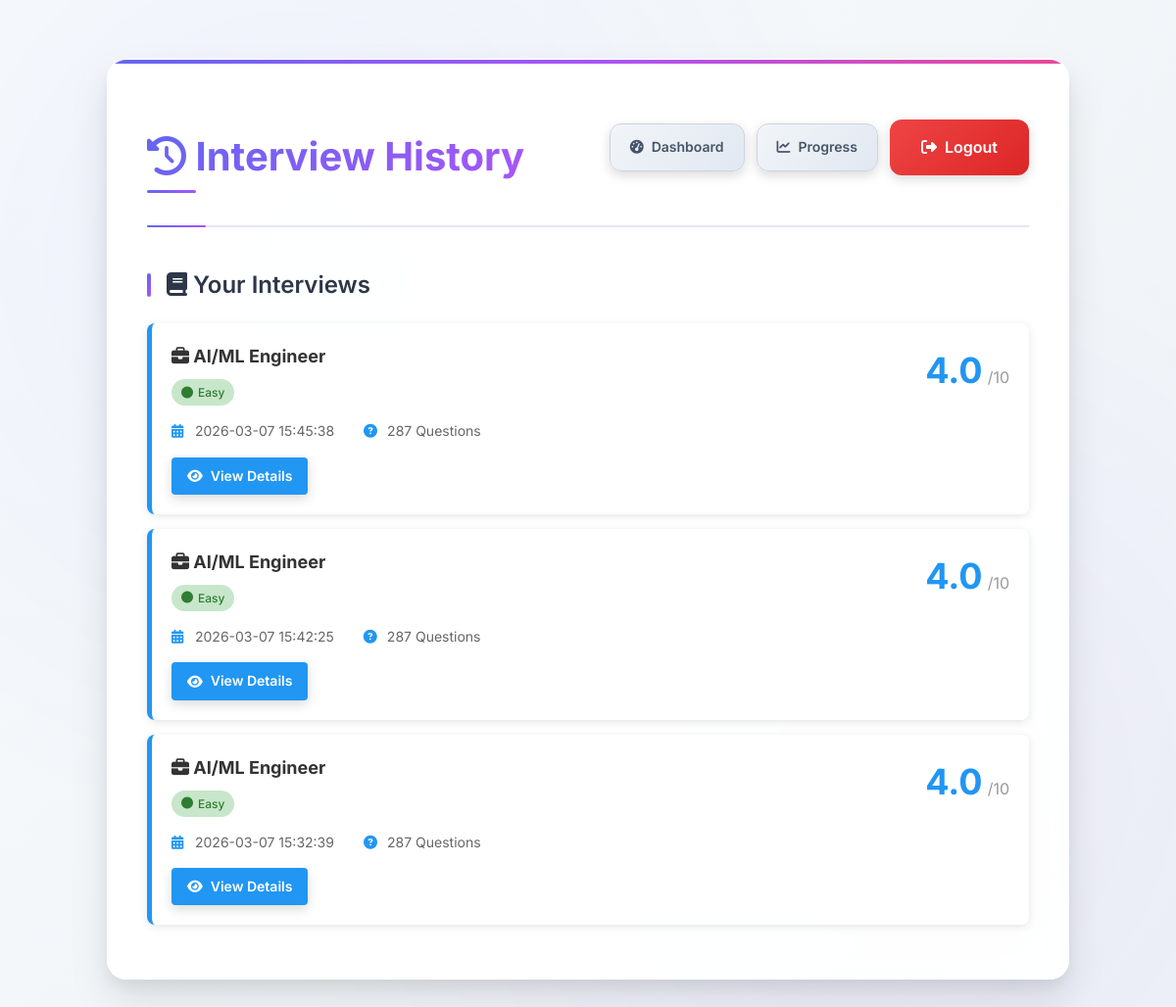
The page /interview_history (signed in) on the database its author committed.
### tables this page shows
CREATE TABLE interviews (
            id INTEGER PRIMARY KEY AUTOINCREMENT,
            user_id INTEGER NOT NULL,
            role TEXT NOT NULL,
            difficulty TEXT NOT NULL,
            timestamp DATETIME DEFAULT CURRENT_TIMESTAMP,
            questions TEXT,
            answers TEXT,
            scores TEXT,
            feedback TEXT,
            overall_score REAL,
            FOREIGN KEY(user_id) REFERENCES users(id)
        );

### app.py (the view)
@app.route('/interview_history')
@login_required
def interview_history():
    interviews = database.get_interviews(current_user.id)
    return render_template('interview_history.html', name=current_user.name, interviews=interviews)

### app.py (called while the page is built)
@login_manager.user_loader
def load_user(user_id):
    try:
        row = database.get_user_by_id(int(user_id))
    except Exception:
        return None
    if row:
        return User(row['id'], row['name'], row['email'], row['password_hash'])
    return None

### database.py (called while the page is built)
def get_db():
    conn = sqlite3.connect(DB_PATH)
    conn.row_factory = sqlite3.Row
    return conn

def get_user_by_id(user_id: int):
    conn = get_db()
    c = conn.cursor()
    c.execute('SELECT * FROM users WHERE id = ?', (user_id,))
    return c.fetchone()

def get_interviews(user_id: int):
    conn = get_db()
    c = conn.cursor()
    c.execute('SELECT * FROM interviews WHERE user_id = ? ORDER BY timestamp DESC', (user_id,))
    return c.fetchall()

### templates/interview_history.html (shortened to what this page needs)
<!DOCTYPE html>
<html lang="en">
<head>
    <link rel="stylesheet" href="{{ url_for('static', filename='style.css') }}">
    <link rel="stylesheet" href="https://cdnjs.cloudflare.com/ajax/libs/font-awesome/6.4.0/css/all.min.css">
</head>
<body>
    <div class="container">
        <header>
            <h1><i class="fas fa-history"></i> Interview History</h1>
            <nav class="nav-links">
                <a href="{{ url_for('dashboard') }}" class="btn nav-btn">
                    <i class="fas fa-tachometer-alt"></i> Dashboard
                </a>
                <a href="{{ url_for('view_progress') }}" class="btn nav-btn">
                    <i class="fas fa-chart-line"></i> Progress
                </a>
                <a href="{{ url_for('logout') }}" class="btn logout-btn">
                    <i class="fas fa-sign-out-alt"></i> Logout
                </a>
            </nav>
        </header>
        <div class="history-container">
            {% if interviews %}
                <div class="history-list">
                    <h2><i class="fas fa-book"></i> Your Interviews</h2>
                    {% for interview in interviews %}
                        <div class="history-item">
                            <div class="history-header">
                                <div class="history-title">
                                    <h3><i class="fas fa-briefcase"></i> {{ interview.role }}</h3>
                                    <p class="difficulty">
                                        {% if interview.difficulty == 'Easy' %}
                                            <span class="badge easy"><i class="fas fa-circle"></i> Easy</span>
                                        {% elif interview.difficulty == 'Medium' %}
                                            <span class="badge medium"><i class="fas fa-circle"></i> Medium</span>
                                        {% else %}
                                            <span class="badge hard"><i class="fas fa-circle"></i> Hard</span>
                                        {% endif %}
                                    </p>
                                </div>
                                <div class="history-score">
                                    <div class="score-display">
                                        <span class="score">{{ "%.1f"|format(interview.overall_score) }}</span>
                                        <span class="out-of">/10</span>
                                    </div>
                                </div>
                            </div>
                            <div class="history-details">
                                <div class="detail-item">
                                    <i class="fas fa-calendar-alt"></i>
                                    <span>{{ interview.timestamp }}</span>
                                </div>
                                <div class="detail-item">
                                    <i class="fas fa-question-circle"></i>
                                    <span>{{ (interview.questions | length) if interview.questions else 'N/A' }} Questions</span>
                                </div>
                            </div>
                            <div class="history-actions">
                                <a href="{{ url_for('interview_details', interview_id=interview.id) }}" class="btn view-btn">
                                    <i class="fas fa-eye"></i> View Details
                                </a>
                            </div>
                        </div>
                    {% endfor %}
                </div>
            {% endif %}
        </div>
    </div>
</body>
</html>

### static/style.css (style rules this page uses)
body { font-family: 'Inter', 'Segoe UI', Tahoma, Geneva, Verdana, sans-serif; line-height: 1.6; color: #2d3748; background: linear-gradient(135deg, #f7fafc 0%, #edf2f7 100%); min-height: 100vh; margin: 0; padding: 0; position: relative; }
body::before { content: ''; position: fixed; top: 0; left: 0; width: 100%; height: 100%; background-image: radial-gradient(circle at 25% 25%, rgba(99, 102, 241, 0.05) 0%, transparent 50%), radial-gradient(circle at 75% 75%, rgba(168, 85, 247, 0.05) 0%, transparent 50%); pointer-events: none; z-index: -1; }
.container { max-width: 900px; margin: 0 auto; padding: 40px; background: rgba(255, 255, 255, 0.95); backdrop-filter: blur(10px); border-radius: 20px; box-shadow: 0 20px 40px rgba(0, 0, 0, 0.1), 0 8px 16px rgba(0, 0, 0, 0.06), inset 0 1px 0 rgba(255, 255, 255, 0.8); margin-top: 60px; margin-bottom: 60px; border: 1px solid rgba(255, 255, 255, 0.2); position: relative; overflow: hidden; }
.container::before { content: ''; position: absolute; top: 0; left: 0; right: 0; height: 4px; background: linear-gradient(90deg, #6366f1, #a855f7, #ec4899); }
header { display: flex; justify-content: space-between; align-items: center; margin-bottom: 40px; border-bottom: 2px solid #e2e8f0; padding-bottom: 30px; position: relative; }
header::after { content: ''; position: absolute; bottom: -2px; left: 0; width: 60px; height: 2px; background: linear-gradient(90deg, #6366f1, #a855f7); border-radius: 1px; }
h1 { color: #1a202c; margin-bottom: 8px; font-weight: 700; font-size: 2.5rem; background: linear-gradient(135deg, #6366f1, #a855f7); -webkit-background-clip: text; -webkit-text-fill-color: transparent; background-clip: text; position: relative; }
h1::after { content: ''; position: absolute; bottom: -5px; left: 0; width: 50px; height: 3px; background: linear-gradient(90deg, #6366f1, #a855f7); border-radius: 2px; }
h2 { color: #2d3748; margin-top: 40px; margin-bottom: 20px; font-weight: 600; font-size: 1.5rem; position: relative; padding-left: 20px; }
h2::before { content: ''; position: absolute; left: 0; top: 50%; transform: translateY(-50%); width: 4px; height: 24px; background: linear-gradient(135deg, #6366f1, #a855f7); border-radius: 2px; }
.btn { display: inline-flex; align-items: center; justify-content: center; gap: 8px; padding: 16px 32px; border: none; border-radius: 12px; font-size: 16px; font-weight: 600; font-family: inherit; cursor: pointer; text-decoration: none; transition: all 0.3s ease; position: relative; overflow: hidden; box-shadow: 0 4px 12px rgba(0, 0, 0, 0.15); }
.btn::before { content: ''; position: absolute; top: 0; left: -100%; width: 100%; height: 100%; background: linear-gradient(90deg, transparent, rgba(255, 255, 255, 0.2), transparent); transition: left 0.5s ease; }
.logout-btn { background: linear-gradient(135deg, #ef4444 0%, #dc2626 100%); color: white; }
.nav-links { display: flex; gap: 12px; align-items: center; }
.nav-btn { background: linear-gradient(135deg, #f1f5f9 0%, #e2e8f0 100%); color: #475569; border: 1px solid #cbd5e1; padding: 12px 20px; font-size: 14px; }
.badge { display: inline-block; padding: 4px 12px; border-radius: 20px; font-size: 12px; font-weight: 600; }

### rows shown on the page
interviews: role "AI/ML Engineer", difficulty "Easy" (drawn), overall_score "4.0", timestamp "2026-03-07 15:45:38", questions "287"
interviews: role "AI/ML Engineer", difficulty "Easy" (drawn), overall_score "4.0", timestamp "2026-03-07 15:42:25", questions "287"
interviews: role "AI/ML Engineer", difficulty "Easy" (drawn), overall_score "4.0", timestamp "2026-03-07 15:32:39", questions "287"
